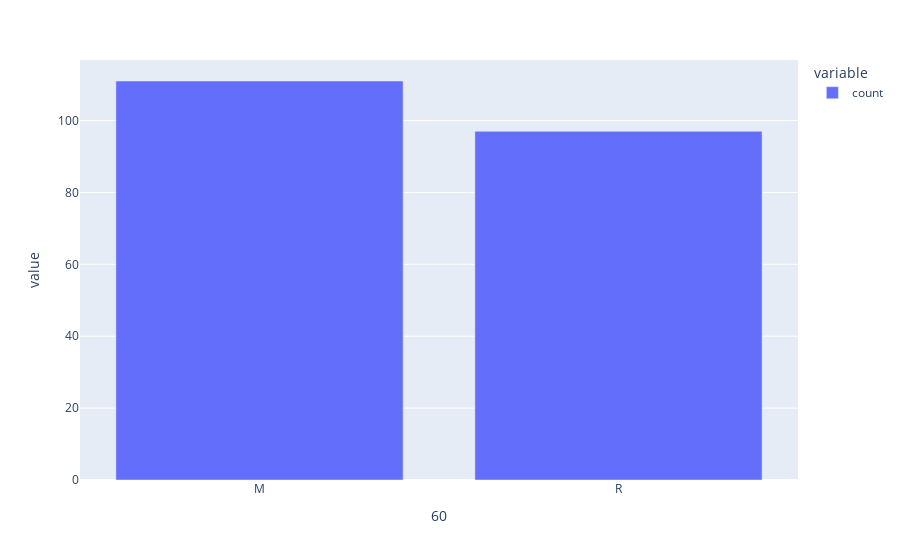

The code cell stored with this chart in its notebook:
### Markdown cell above
**M** ---> Mine 
**R** ---> Rock

### Code cell
# plotly

plt.figure(figsize=(5,5))
import plotly.express as px
fig = px.bar(data[60].value_counts())
fig.show()

### Figure 1 — Plotly figure (JSON) as saved in the notebook; plotly's stock layout.template omitted (floating-point values rounded to 4 significant figures)
{"data": [{"alignmentgroup": "True", "hovertemplate": "variable=count<br>60=%{x}<br>value=%{y}<extra></extra>", "legendgroup": "count", "marker": {"color": "#636efa", "pattern": {"shape": ""}}, "name": "count", "offsetgroup": "count", "orientation": "v", "showlegend": true, "textposition": "auto", "type": "bar", "x": ["M", "R"], "xaxis": "x", "y": [111, 97], "yaxis": "y"}], "layout": {"barmode": "relative", "legend": {"title": {"text": "variable"}, "tracegroupgap": 0}, "margin": {"t": 60}, "xaxis": {"anchor": "y", "domain": [0, 1], "title": {"text": "60"}}, "yaxis": {"anchor": "x", "domain": [0, 1], "title": {"text": "value"}}}}
